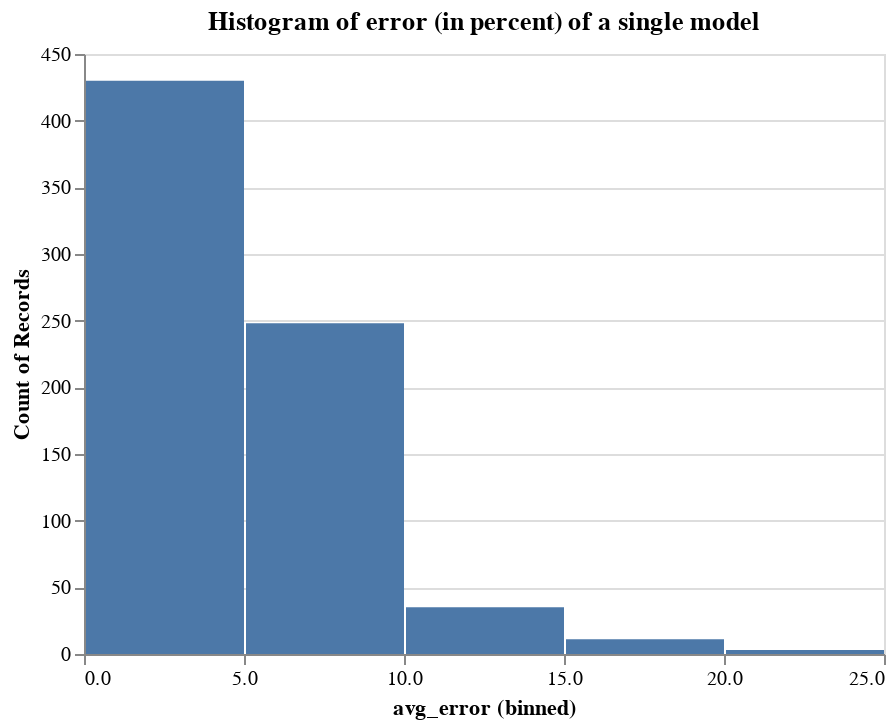

The cell this chart's notebook holds for it:
### Code cell
alt.Chart(plotdf,title="Histogram of error (in percent) of a single model").mark_bar().encode(
    alt.X("avg_error:Q", bin=True),
    y='count()',
)

### Figure 1 — Vega-Lite specification as saved in the notebook (floating-point values rounded to 4 significant figures; data arrays with more than 128 entries replaced by an {"elided": "..."} marker saying what was removed)
{"config": {"view": {"continuousWidth": 400, "continuousHeight": 300}}, "data": {"name": "data-c599a0e435a10eae87833ff9e3c76a99"}, "mark": "bar", "encoding": {"x": {"type": "quantitative", "bin": true, "field": "avg_error"}, "y": {"type": "quantitative", "aggregate": "count"}}, "title": "Histogram of error (in percent) of a single model", "$schema": "https://vega.github.io/schema/vega-lite/v4.8.1.json", "datasets": {"data-c599a0e435a10eae87833ff9e3c76a99": {"elided": "727 records"}}}
